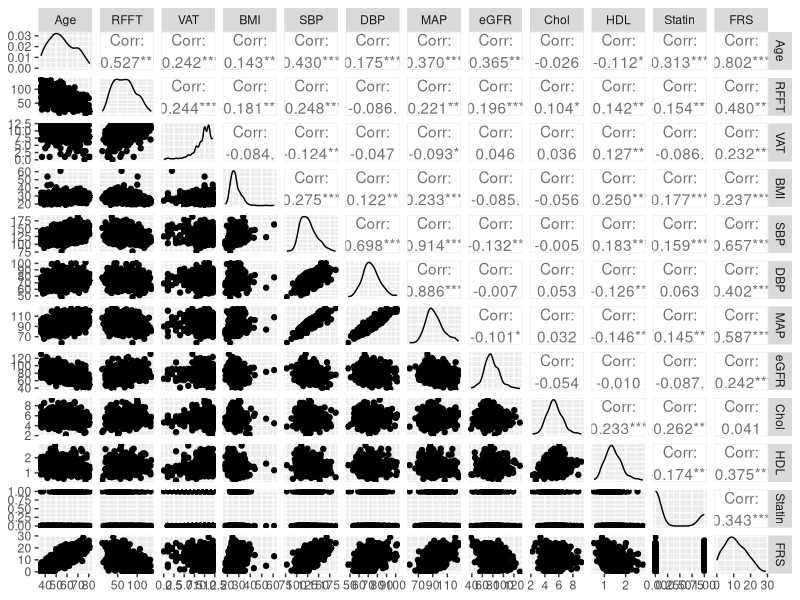
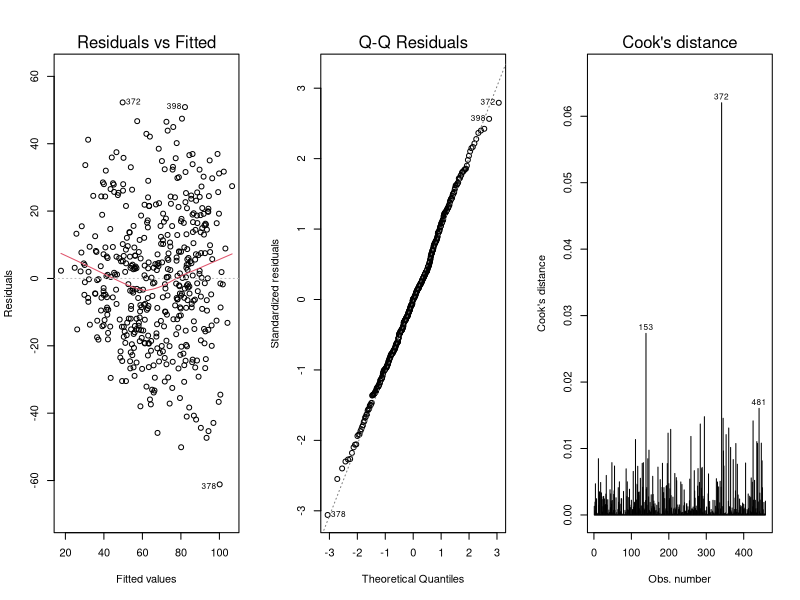

These charts were generated, in order, by the following R code: (Note: this script raises an error after producing the figures.)
## ---- chunk 1
library(dplyr)
library(tidyverse)
library(GGally)
library(car)
## ---- chunk 2
prevend <- read.csv("Prevend_Sample.csv")
## ---- chunk 3
sum(is.na(prevend))
## ---- chunk 4
summary(prevend)
## ---- chunk 5
#replacing negative values in the 4 relevant columns with NA
prevend$VAT <- replace(prevend$VAT, prevend$VAT < 0, NA)
prevend$Smoking <- replace(prevend$Smoking, prevend$Smoking < 0, NA)
prevend$HDL <- replace(prevend$HDL, prevend$HDL < 0, NA)
prevend$FRS <- replace(prevend$FRS, prevend$FRS < 0, NA)

#count the number of rows that have an NA value present
sum(!complete.cases(prevend))
## ---- chunk 6
# This removes only 2 NA observations on my machine, not 42. Not sure why.
prevend <-na.omit(prevend)
dim(prevend)
## ---- chunk 7
# remove irrelevant variable `Casenr` from the data frame.
prevend<- prevend[, -1]
## ---- chunk 8
# create new dataframe dummy variables removed
prevend.no.categ <- prevend[,-c(2,3,4,7,8,9,10,16)]
ggpairs(prevend.no.categ)
## ---- chunk 9
# remove df prevend.no.categ
rm(prevend.no.categ)
## ---- chunk 10
# create a matrix of correlations
(cor <- round(cor(prevend[,-5]),2))

# correlation between RFFT and other predictors
round(cor(prevend$RFFT,prevend[,-5]),2)
## ---- chunk 11
m.full <- lm(RFFT ~ . ,data=prevend)
summary(m.full)
## ---- chunk 12
par(mfrow=c(1,3))
plot(m.full,c(1,2,4))
## ---- chunk 13
rsd <- resid(m.full)
par(mfrow=c(10,2))
par(mar=c(3.8, 4, 2, 0.5))
plot(prevend$Age,rsd,xlab="Age",ylab="residual")
abline(a=0,b=0)
plot(prevend$Gender,rsd,xlab="Gender",ylab="residual")
abline(a=0,b=0)
plot(prevend$Ethnicity,rsd,xlab="Ethnicity",ylab="residual")
abline(a=0,b=0)
plot(prevend$Education,rsd,xlab="Education",ylab="residual")
abline(a=0,b=0)
plot(prevend$VAT,rsd,xlab="VAT",ylab="residual")
abline(a=0,b=0)
plot(prevend$CVD,rsd,xlab="CVD",ylab="residual")
abline(a=0,b=0)
plot(prevend$DM,rsd,xlab="DM",ylab="residual")
abline(a=0,b=0)
plot(prevend$Smoking,rsd,xlab="Smoking",ylab="residual")
abline(a=0,b=0)
plot(prevend$Hypertension,rsd,xlab="Hypertension",ylab="residual")
abline(a=0,b=0)
plot(prevend$BMI,rsd,xlab="BMI",ylab="residual")
abline(a=0,b=0)
plot(prevend$SBP,rsd,xlab="SBP",ylab="residual")
abline(a=0,b=0)
plot(prevend$DBP,rsd,xlab="DBP",ylab="residual")
abline(a=0,b=0)
plot(prevend$MAP,rsd,xlab="MAP",ylab="residual")
abline(a=0,b=0)
plot(prevend$eGFR,rsd,xlab="eGFR",ylab="residual")
abline(a=0,b=0)
plot(prevend$Albuminuria,rsd,xlab="Albuminuria",ylab="residual")
abline(a=0,b=0)
plot(prevend$Chol,rsd,xlab="Chol",ylab="residual")
abline(a=0,b=0)
plot(prevend$HDL,rsd,xlab="HDL",ylab="residual")
abline(a=0,b=0)
plot(prevend$Statin,rsd,xlab="Statin",ylab="residual")
abline(a=0,b=0)
plot(prevend$FRS,rsd,xlab="FRS",ylab="residual")
abline(a=0,b=0)
## ---- chunk 14
plot(density(prevend$Ethnicity))
## ---- chunk 15
plot(density(prevend$RFFT))
## ---- chunk 16
ft <- fitted(m.full)
plot(ft,prevend$RFFT,xlab="fitted",ylab="RFFT",main="RFFT vs Fitted")
abline(a=0,b=1,col="red")
## ---- chunk 17
vif(m.full)
## ---- chunk 18
boxCox(m.full)
## ---- chunk 19
sqrtRFFT <- sqrt(prevend$RFFT)
sqrtAge <- sqrt(prevend$Age)
sqrtGender <- sqrt(prevend$Gender)
sqrtEthnicity <- sqrt(prevend$Ethnicity)
sqrtEducation <- sqrt(prevend$Education)
sqrtVAT <- sqrt(prevend$VAT)
sqrtCVD <- sqrt(prevend$CVD)
sqrtDM <- sqrt(prevend$DM)
sqrtSmoking <- sqrt(prevend$Smoking)
sqrtHypertension <- sqrt(prevend$Hypertension)
sqrtBMI <- sqrt(prevend$BMI)
sqrtSBP <- sqrt(prevend$SBP)
sqrtDBP <- sqrt(prevend$DBP)
sqrtMAP <- sqrt(prevend$MAP)
sqrteGFR <- sqrt(prevend$eGFR)
sqrtAlbuminuria <- sqrt(prevend$Albuminuria)
sqrtChol <- sqrt(prevend$Chol)
sqrtHDL <- sqrt(prevend$HDL)
sqrtStatin <- sqrt(prevend$Statin)
sqrtFRS <- sqrt(prevend$FRS)
sqrt.prevend <- data.frame(sqrtRFFT,sqrtAge,sqrtGender,sqrtEthnicity,sqrtEducation,sqrtVAT,sqrtCVD,
                                sqrtDM,sqrtSmoking,sqrtHypertension,sqrtBMI,sqrtSBP,
                                sqrtDBP,sqrtMAP,sqrteGFR,sqrtAlbuminuria,sqrtChol,sqrtHDL,sqrtStatin,sqrtFRS)
m.sqrt.full<- lm(sqrt.prevend$sqrtRFFT ~ ., data=sqrt.prevend)
summary(m.sqrt.full)
## ---- chunk 20
summary(m.sqrt.full)
## ---- chunk 21
par(mfrow=c(2,2))
plot(ft,prevend$RFFT,xlab="fitted",ylab="RFFT",main="RFFT vs Fitted")
abline(a=0,b=1,col="red")

plot(m.sqrt.full$fitted.values,sqrtRFFT,xlab="Fitted vs sqrt(Y)")
abline(a=0,b=1,col="red")
## ---- chunk 22
backAIC <- step(m.full,direction="backward", data=prevend)
## ---- chunk 23
n <- nrow(prevend)
backBIC <- step(m.full, direction="backward", data=prevend, k=log(n))
## ---- chunk 24
m.full.intercept <- lm(RFFT~1, data=prevend)
forwardAIC <- step(m.full.intercept, scope=list(lower= ~ 1, upper= m.full),
direction="forward", data=prevend)
## ---- chunk 25
forwardBIC <- step(m.full.intercept, scope=list(lower= ~ 1, upper= m.full), direction="forward",
data=prevend, k=log(n))
## ---- chunk 26
# backward AIC
m.backAIC <- lm(RFFT ~ Age + Ethnicity + Education + VAT + CVD + Smoking + Hypertension +SBP + DBP + MAP + eGFR + Chol + Statin)
summary(m.backAIC)

# backward BIC
m.backBIC <- lm(RFFT ~ Age + Education + Smoking)
summary(m.backBIC)

# forward AIC
m.forwardAIC <- lm(RFFT ~ Education + Age + Smoking + Ethnicity + VAT + Chol + Statin + eGFR + BMI)
summary(m.forwardAIC)

# forward BIC
m.forwardBIC <- lm(RFFT ~ Education + Age + Smoking)
summary(m.forwardBIC)
## ---- chunk 27
# interaction on backward AIC
m.full.back.int.2 <- lm(RFFT ~ (Age + Ethnicity + Education + VAT + CVD + Smoking + Hypertension + 
    SBP + DBP + MAP + eGFR + Chol + Statin)^2, data=prevend)
backAIC.int.2 <- step(m.full.back.int.2, direction="backward", data=prevend)
## ---- chunk 28
m.backAIC.int.2 <- lm(RFFT ~ Age + Ethnicity + Education + VAT + CVD + Smoking + Hypertension + 
    SBP + DBP + MAP + eGFR + Chol + Statin + Age:Ethnicity + 
    Age:Education + Age:Smoking + Age:SBP + Age:MAP + Age:Chol + 
    Age:Statin + Ethnicity:VAT + Ethnicity:Smoking + Ethnicity:Hypertension + 
    Ethnicity:SBP + Ethnicity:DBP + Ethnicity:MAP + Ethnicity:eGFR + 
    Ethnicity:Chol + Education:Smoking + Education:Hypertension + 
    Education:SBP + VAT:SBP + CVD:Smoking + CVD:SBP + Smoking:SBP + 
    Smoking:DBP + Smoking:eGFR + Hypertension:DBP + Hypertension:MAP + 
    Hypertension:Chol + Hypertension:Statin + SBP:DBP + SBP:MAP + 
    SBP:Statin + DBP:Chol)
summary(m.backAIC.int.2)
## ---- chunk 29
# interaction on forward AIC
m.full.forw.int.2 <- lm(RFFT ~ (Education + Age + Smoking + Ethnicity + VAT + Chol + Statin + eGFR + BMI)^2, data=prevend)
forwardAIC.int.2 <- step(m.full.intercept, scope=list(lower= ~ 1, upper= m.full.forw.int.2),
direction="forward", data=prevend)
## ---- chunk 30
m.forwAIC.int.2 <- lm(RFFT ~ Education + Age + Smoking + Statin + Chol + Ethnicity + 
    eGFR + VAT + Education:Age + Education:Smoking + Ethnicity:eGFR + 
    Education:VAT)
summary(m.forwAIC.int.2)
